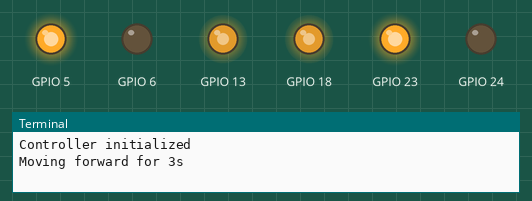
Simulated run of this program. Board: Raspberry Pi (BCM pin numbers). Shown: output pins drawn as LEDs (lit = HIGH), the last lines printed to the terminal. At 35.0 s the program stops and its outputs stay as they are.

Above: at 0.1 s.
At 4.1 s:
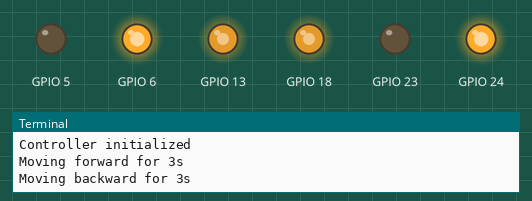
At 8.1 s:
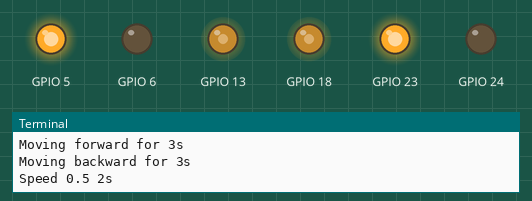
At 26.1 s:
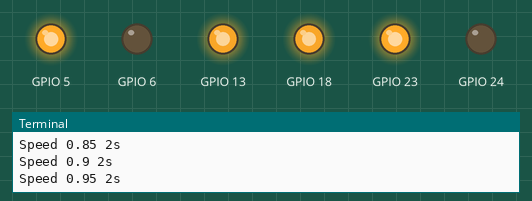
At 31.1 s:
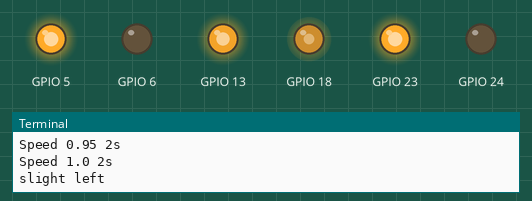
At 35.1 s:
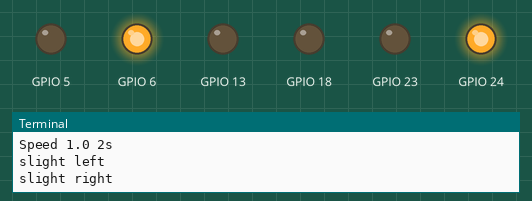
Timing chart, 0 to 36.5 s (numbered marks = the images above):
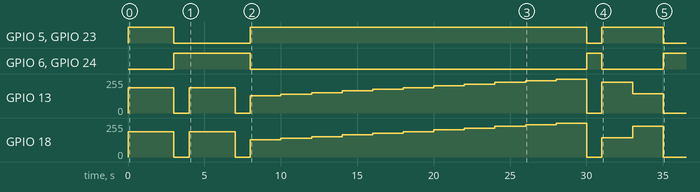

The program:

robot_move_tets.py
```python
from time import sleep
import sys
import motors_controller
import pigpio

mode = None

if len(sys.argv) > 1:
    mode = int(sys.argv[1])

pid = pigpio.pi()
controller = motors_controller.MotorsController(pid)
print("Controller initialized")
if mode == 1 or mode is None:
    print("Moving forward for 3s")
    controller.move_straight()
    sleep(3)
    controller.stop()
    sleep(1)

if mode == 2 or mode is None:
    print("Moving backward for 3s")
    controller.move_straight(motors_controller.BACKWARD)
    sleep(3)
    controller.stop()
    sleep(1)

if mode == 3 or mode is None:
    for i in range(10, 21):
        controller.move_straight(speed=i / 20)
        print(f"Speed {i / 20} 2s")
        sleep(2)

    controller.stop()
    sleep(1)

if mode == 4 or mode is None:
    print("slight left")
    controller.move_slight_left()
    sleep(2)
if mode == 5 or mode is None:
    print("slight right")
    controller.move_slight_right()
    sleep(2)

controller.stop()
```

motors_controller.py
```python
import pigpio
from motor import Motor
from time import sleep

LEFT_MOTOR_PWM_GPIO = 18
LEFT_MOTOR_DIRECTION_GPIOS = (23, 24)
RIGHT_MOTOR_PWM_GPIO = 13
RIGHT_MOTOR_DIRECTION_GPIOS = (5, 6)

LEFT = 1
RIGHT = -1
FORWARD = 1
BACKWARD = -1

DEFAULT_SPEED = 0.75


class MotorsController:
    def __init__(self, pi: pigpio):
        self.pi_daemon = pi
        self.left_motor = Motor(self.pi_daemon, LEFT_MOTOR_PWM_GPIO, LEFT_MOTOR_DIRECTION_GPIOS)
        self.right_motor = Motor(self.pi_daemon, RIGHT_MOTOR_PWM_GPIO, RIGHT_MOTOR_DIRECTION_GPIOS)

    def turn_in_place(self, direction: int):
        speed_left = -DEFAULT_SPEED * direction
        speed_right = DEFAULT_SPEED * direction
        self.right_motor.update_speed(speed_right)
        self.left_motor.update_speed(speed_left)

    def stop(self):
        self.right_motor.update_speed(0)
        self.left_motor.update_speed(0)

    def move_straight(self, direction: int = FORWARD, speed=DEFAULT_SPEED):
        self.left_motor.update_speed(direction * speed)
        self.right_motor.update_speed(direction * speed)

    def move_slight_left(self):
        self.right_motor.update_speed(DEFAULT_SPEED * 1.2)  # 0.88
        self.left_motor.update_speed(DEFAULT_SPEED * 0.75)  # 0.68

    def move_slight_right(self):
        self.right_motor.update_speed(DEFAULT_SPEED * 0.75)  # 0.64
        self.left_motor.update_speed(DEFAULT_SPEED * 1.2)  # 0.88

    def turning_left(self):
        turn_time = 0.3
        self.turn_in_place(LEFT)
        sleep(turn_time)
        self.move_straight(FORWARD)
        sleep(turn_time)
```

motor.py
```python
import pigpio
from gpio_module import GpioModule


class Motor(GpioModule):
    MAX_DUTY_CYCLE = 255
    FREQUENCY = 1000

    def __init__(self, pi: pigpio.pi, control_pin: int, direction_pins: tuple[int, int]):
        super().__init__(pi)
        self.pi = pi

        self.control_pin = control_pin
        self.direction_pin0 = direction_pins[0]
        self.direction_pin1 = direction_pins[1]

        self.pi.set_mode(self.direction_pin0, pigpio.OUTPUT)
        self.pi.set_mode(self.direction_pin1, pigpio.OUTPUT)

        self.pi.set_mode(self.control_pin, pigpio.OUTPUT)

        self.pi.set_PWM_range(self.control_pin, self.MAX_DUTY_CYCLE)
        self.pi.set_PWM_frequency(self.control_pin, self.FREQUENCY)

    def update_speed(self, speed: float):
        quantized_speed = int(round(abs(speed) * self.MAX_DUTY_CYCLE))
        status = self.pi.set_PWM_dutycycle(self.control_pin, quantized_speed)
        direction = int(speed > 0)
        self.pi.write(self.direction_pin0, direction)
        self.pi.write(self.direction_pin1, 1 - direction)
```

gpio_module.py
```python
import pigpio


class GpioModule:
    def __init__(self, pi: pigpio.pi = None):
        if pi:
            self.pi = pi

    def kill_self(self):
        if hasattr(self, "pi"):
            pins = [value for key, value in self.__dict__ if "pin" in key]
            for pin in pins:
                self.pi.write(pin, 0)
```

Measured:
- by itself, GPIO 5, GPIO 23: goes HIGH 3.0 s, LOW 5.0 s, HIGH 22.0 s, LOW 1.0 s, HIGH 4.0 s, then LOW
- by itself, GPIO 6, GPIO 24: goes HIGH 5.0 s, LOW 22.0 s, HIGH 1.0 s, LOW 4.0 s, then HIGH
- by itself, GPIO 13: 0/255 → 191/255 at 0.01 s, → 0/255 3.0 s later, → 191/255 1.0 s later, → 0/255 3.0 s later, … (19 changes in this stretch)
- by itself, GPIO 18: 0/255 → 191/255 at 0.01 s, → 0/255 3.0 s later, → 191/255 1.0 s later, → 0/255 3.0 s later, … (19 changes in this stretch)
